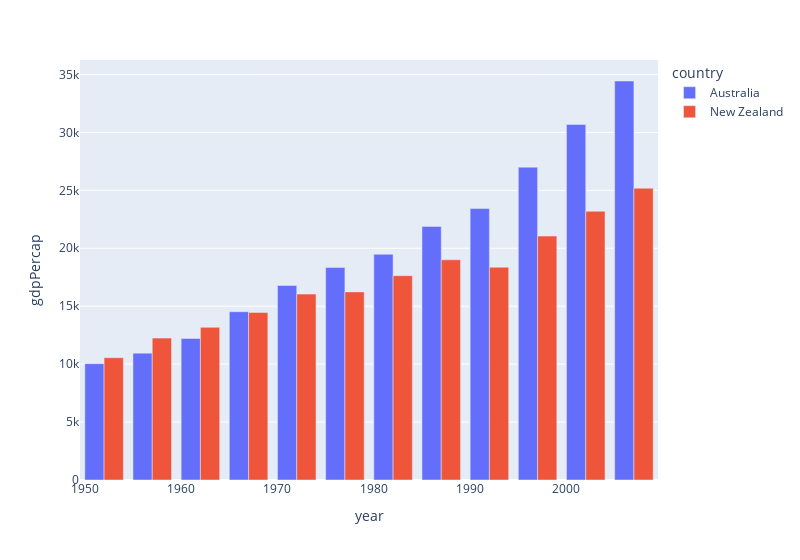

Notebook cell for this chart:
### Markdown cell above
task
 
1-Filter by continent = asia

2- year after 1970

.query("continent == 'Oceania' and year >= 1962")

3- gdpper cap

### Code cell
df = px.data.gapminder().query("continent == 'Oceania'")

fig = px.bar(df, x='year', y='gdpPercap',
             color = 'country',
            #  width =600,height = 600
            # barmode = 'group',
            #  width=5
             )
fig.update_layout(barmode='group',width=800)
fig.show()

### Figure 1 — Plotly figure (JSON) as saved in the notebook; plotly's stock layout.template omitted (floating-point values rounded to 4 significant figures)
{"data": [{"alignmentgroup": "True", "hovertemplate": "country=Australia<br>year=%{x}<br>gdpPercap=%{y}<extra></extra>", "legendgroup": "Australia", "marker": {"color": "#636efa", "pattern": {"shape": ""}}, "name": "Australia", "offsetgroup": "Australia", "orientation": "v", "showlegend": true, "textposition": "auto", "type": "bar", "x": [1952, 1957, 1962, 1967, 1972, 1977, 1982, 1987, 1992, 1997, 2002, 2007], "xaxis": "x", "y": [10040.0, 10950.0, 12220.0, 14530.0, 16790.0, 18330.0, 19480.0, 21890.0, 23420.0, 27000.0, 30690.0, 34440.0], "yaxis": "y"}, {"alignmentgroup": "True", "hovertemplate": "country=New Zealand<br>year=%{x}<br>gdpPercap=%{y}<extra></extra>", "legendgroup": "New Zealand", "marker": {"color": "#EF553B", "pattern": {"shape": ""}}, "name": "New Zealand", "offsetgroup": "New Zealand", "orientation": "v", "showlegend": true, "textposition": "auto", "type": "bar", "x": [1952, 1957, 1962, 1967, 1972, 1977, 1982, 1987, 1992, 1997, 2002, 2007], "xaxis": "x", "y": [10560.0, 12250.0, 13180.0, 14460.0, 16050.0, 16230.0, 17630.0, 19010.0, 18360.0, 21050.0, 23190.0, 25190.0], "yaxis": "y"}], "layout": {"barmode": "group", "legend": {"title": {"text": "country"}, "tracegroupgap": 0}, "margin": {"t": 60}, "width": 800, "xaxis": {"anchor": "y", "domain": [0, 1], "title": {"text": "year"}}, "yaxis": {"anchor": "x", "domain": [0, 1], "title": {"text": "gdpPercap"}}}}
